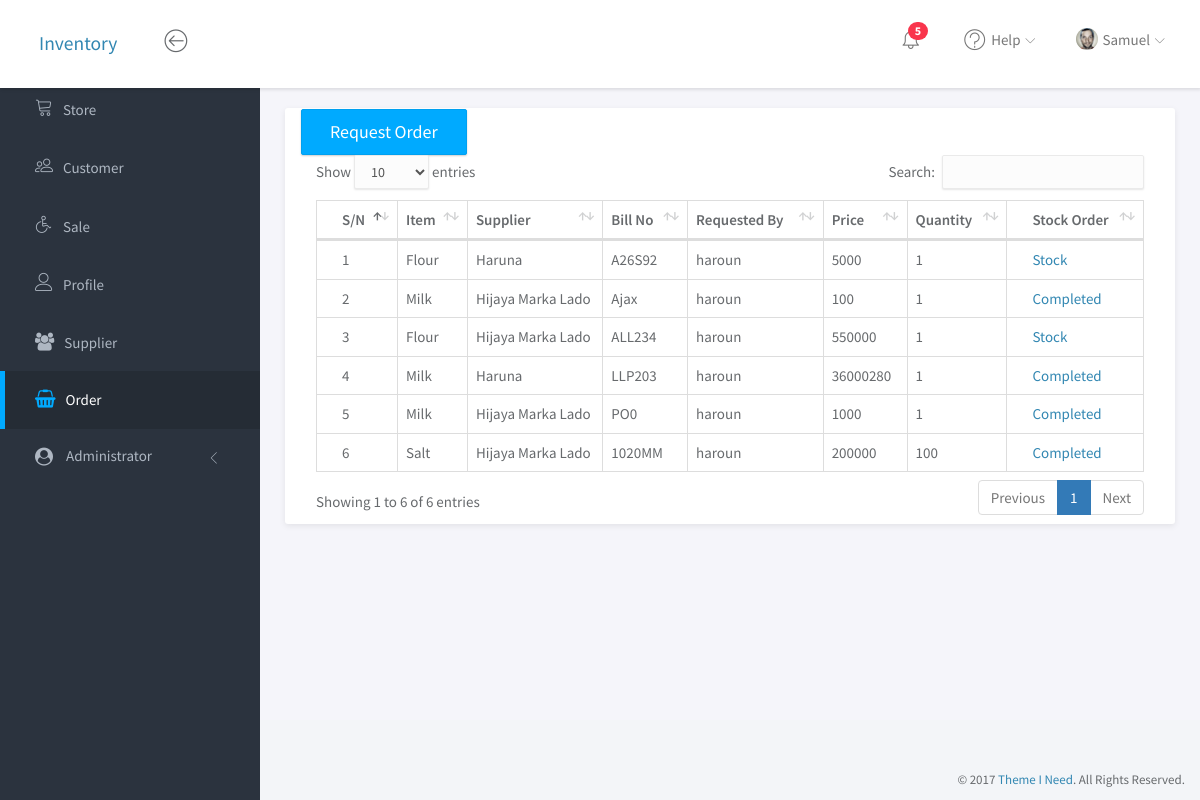
The app's page /supplier/order/ (signed in) with its own data.
### store/models.py (models this page shows, shortened)
class RequestOrder(models.Model):
    item = models.ForeignKey(Item, on_delete=models.CASCADE)
    supplier = models.ForeignKey(Supplier, on_delete=models.CASCADE)
    requested_by = models.ForeignKey(Account, on_delete=models.CASCADE)
    bill_no = models.CharField(max_length=20)
    requested_quantity = models.PositiveIntegerField()
    received_quantity = models.PositiveIntegerField(default=0)
    requested_price = models.PositiveIntegerField()
    received_price = models.PositiveIntegerField(default=0)
    stocked = models.BooleanField(default=False)
    action = models.CharField(choices=ACTIONS, max_length=20)

class Item(models.Model):
    name = models.CharField(max_length=100)
    price = models.PositiveIntegerField()
    def __str__(self):
        return self.name

### supplier/models.py (models this page shows)
class Supplier(models.Model):
    name = models.CharField(max_length=100)
    address = models.TextField()
    contact = models.CharField(max_length=15)
    def __str__(self):
        return self.name

### index/models.py (models this page shows)
class Account(models.Model):
    user = models.ForeignKey(User, on_delete=models.CASCADE)
    contact = models.CharField(max_length=20)
    level = models.CharField(max_length=20, choices=LEVEL)
    def __str__(self):
        return self.user.username

### supplier/views.py (the view)
# urls.py: url(r'^order/(?P<key>[0-9]+)/stock/', order_stock, name="order_stock")
@login_required
def order(request):
    context = {
        'orders': RequestOrder.objects.filter(action='receive')
    }
    return render(request, 'order.html', context)

### cart/context_processors.py (called while the page is built)
def cart(request):
    return {'cart': Cart(request) }

### index/templatetags/nav_modifiers.py (called while the page is built)
@register.simple_tag
def is_active(current_path, link_path, param=None):
    try:
        if param is None:
            if reverse(link_path) == current_path:
                return 'active'
        else:
            if reverse(link_path, param) == current_path:
                return 'active'
            else:
                return ''
    except:
        return ''

### index/utilities.py (called while the page is built)
def user(request):
    if request.user.is_authenticated:
        try:
            user = get_object_or_404(Account, user=request.user)
        except Exception as e:
            return {'user': request.user}
        return {'user': user}
    return {'user': 'None'}

### supplier/templates/order.html (shortened to what this page needs)
{% extends 'base.html' %}
{% load widget_tweaks %}
{% block style %}
    <link rel="stylesheet" href="/static/vendor/datatables/dataTables.bootstrap4.css">
{% endblock %}
{% block content %}
    <div class="panel panel-profile">
        <div class="clearfix">
            <div class="col-sm-12">
                <a href="{% url 'supplier:order_request' %}">
                    <button class="btn btn-primary btn-lg">Request Order</button>
                </a>
                <div class="table-responsive">
                    <table class="table table-bordered" id="dataTable" width="100%" cellspacing="0">
                        <thead>
                        <tr>
                            <th>S/N</th>
                            <th>Item</th>
                            <th>Supplier</th>
                            <th>Bill No</th>
                            <th>Requested By</th>
                            <th>Price</th>
                            <th>Quantity</th>
                            <th>Stock Order</th>
                        </tr>
                        </thead>
                        <tbody>
                        {% for order in orders %}
                            <tr>
                                <td>{{ forloop.counter }}</td>
                                <td>{{ order.item }}</td>
                                <td>{{ order.supplier}}</td>
                                <td>{{ order.bill_no }}</td>
                                <td>{{ order.requested_by }}</td>
                                <td>{{ order.requested_price }}</td>
                                <td>{{ order.requested_quantity }}</td>
                                <td><a href="{% url 'supplier:order_stock' order.id %}">{% if order.stocked %}Completed{% else %}Stock{% endif %}</a>
                                </td>
                            </tr>
                        {% endfor %}
                        </tbody>
                    </table>
                </div>
            </div>
        </div>
    </div>
{% endblock %}

### static/css/main.css (style rules this page uses)
html { position: relative; min-height: 100%; }
body { background-color: #F3F5F8; font-family: "Source Sans Pro", sans-serif; font-size: 15px; color: #676a6d; }
a { color: #3287B2; }
th { font-weight: 600; }
.btn { -webkit-border-radius: 2px; -moz-border-radius: 2px; border-radius: 2px; -moz-box-shadow: 0px 1px 2px 0 rgba(0, 0, 0, 0.2); -webkit-box-shadow: 0px 1px 2px 0 rgba(0, 0, 0, 0.2); box-shadow: 0px 1px 2px 0 rgba(0, 0, 0, 0.2); padding: 6px 22px; }
.btn-group-lg > .btn, .btn-lg { padding: 10px 28px; }
.btn-primary { background-color: #00AAFF; border-color: #00a0f0; }
.panel { -webkit-border-radius: 3px; -moz-border-radius: 3px; border-radius: 3px; -moz-box-shadow: 0 2px 6px rgba(0, 0, 0, 0.08); -webkit-box-shadow: 0 2px 6px rgba(0, 0, 0, 0.08); box-shadow: 0 2px 6px rgba(0, 0, 0, 0.08); background-color: #fff; margin-bottom: 30px; }
.panel .table > thead > tr > td:first-child, .panel .table > thead > tr > th:first-child, .panel .table > tbody > tr > td:first-child, .panel .table > tbody > tr > th:first-child, .panel .table > tfoot > tr > td:first-child, .panel .table > tfoot > tr > th:first-child { padding-left: 25px; }
.panel .table > thead > tr > td:last-child, .panel .table > thead > tr > th:last-child, .panel .table > tbody > tr > td:last-child, .panel .table > tbody > tr > th:last-child, .panel .table > tfoot > tr > td:last-child, .panel .table > tfoot > tr > th:last-child { padding-left: 25px; }
.panel-profile { position: relative; }

### records on screen
RequestOrder: item "Flour", supplier "Haruna", bill_no "A26S92", requested_by "haroun", requested_price "5000", requested_quantity "1", stocked "Stock"
RequestOrder: item "Milk", supplier "Hijaya Marka Lado", bill_no "Ajax", requested_by "haroun", requested_price "100", requested_quantity "1", stocked "Completed"
RequestOrder: item "Flour", supplier "Hijaya Marka Lado", bill_no "ALL234", requested_by "haroun", requested_price "550000", requested_quantity "1", stocked "Stock"
RequestOrder: item "Milk", supplier "Haruna", bill_no "LLP203", requested_by "haroun", requested_price "36000280", requested_quantity "1", stocked "Completed"
RequestOrder: item "Milk", supplier "Hijaya Marka Lado", bill_no "PO0", requested_by "haroun", requested_price "1000", requested_quantity "1", stocked "Completed"
RequestOrder: item "Salt", supplier "Hijaya Marka Lado", bill_no "1020MM", requested_by "haroun", requested_price "200000", requested_quantity "100", stocked "Completed"

### other values on screen
{{ title }} "Store Customer Sale Profile Supplier Order"
